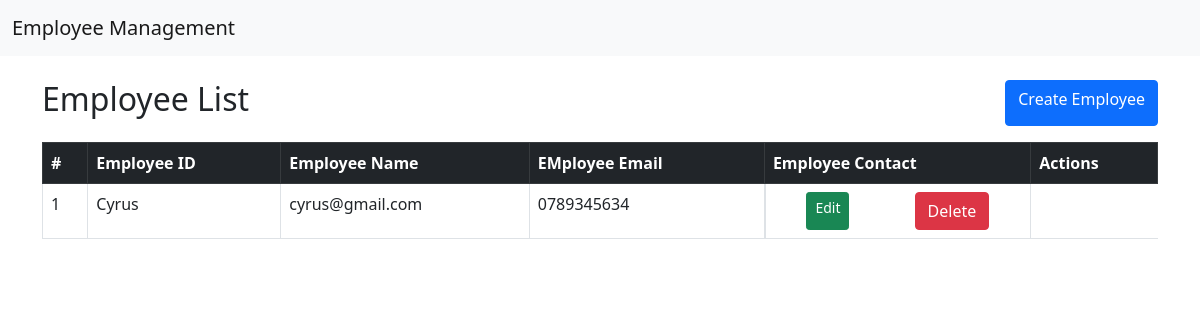
The app's page /, older data.
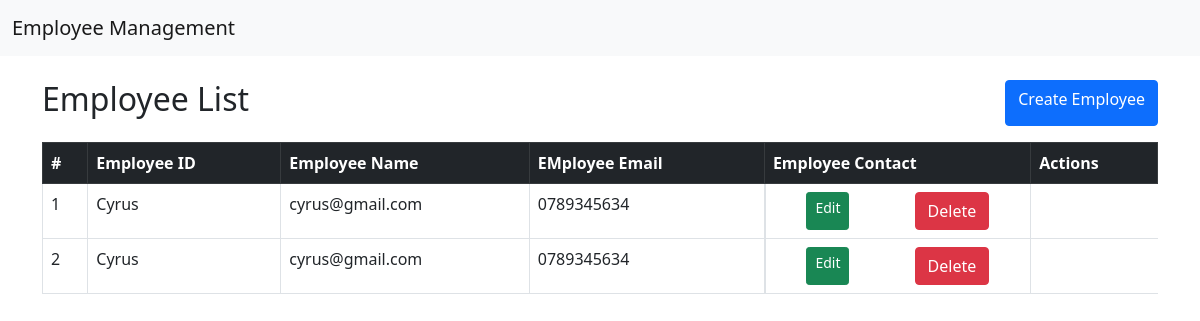
The same page, newer data.
### application/models.py (models this page shows, shortened)
class Employee(models.Model):
    employee_id = models.CharField(max_length=10, primary_key=True)
    employee_name = models.CharField(max_length=100)
    employee_email = models.EmailField()
    employee_contact = models.CharField(max_length=15)

### application/views.py (the view)
# urls.py: path('', list_employees, name='list'),
def list_employees(request):
    employees = Employee.objects.all()
    return render(request, 'list.html', {'employees': employees})

### application/templates/list.html (shortened to what this page needs)
{% extends "base.html" %}
{% block content %}
<div class="d-flex justify-content-between mb-3">
    <h2>Employee List</h2>
    <a class="btn btn-primary" href="{% url 'create' %}" >Create Employee</a>
</div>
<table class="table table-bordered">
    <thead class="table-dark">
        <tr>
            <th>#</th>
            <th>Employee ID</th>
            <th>Employee Name</th>
            <th>EMployee Email</th>
            <th>Employee Contact</th>
            <th>Actions</th>
        </tr>
    </thead>
    <tbody>
        {% for employee in employees %}
        <tr>
            <td>{{ forloop.counter }}</td>
            <td>{{ employee.employee_name }}</td>
            <td>{{ employee.employee_email }}</td>
            <td>{{ employee.employee_contact }}</td>
            <td class="d-flex justify-content-around">
                <a class="btn btn-success btn-sm" href="{% url 'update' employee.pk %}">Edit</a>
                <a class="btn btn-danger" href="{% url 'delete' employee.id %}">Delete</a>
            </td>
        </tr>
        {% endfor %}
    </tbody>
{% endblock %}

Row changes from the older to the newer data that the page shows:
added Employee: employee_name "Cyrus", employee_email "cyrus@gmail.com", employee_contact "0789345634"
